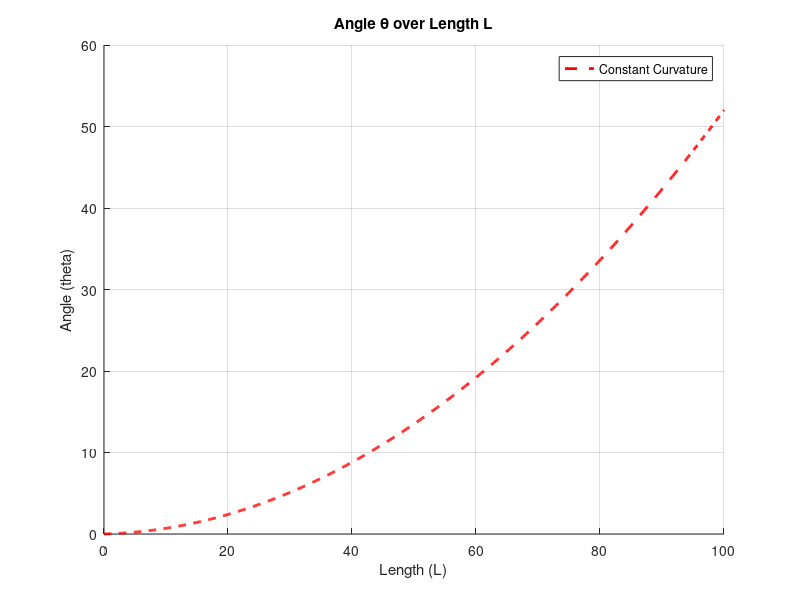

The MATLAB source for this figure:
% Define the initial angle theta0
theta0 = 0; % Example initial angle in radians

% Define the length of the trajectory L
L = 100; % Example length

% Define the curvature function k(s)
% For a constant curvature rate:
k0 = 0.02; % Example constant curvature rate

% For a non-constant curvature rate, uncomment the following and comment out k0
k = @(s) k0 + 0.01 * s; % Example function of s

% Define the length of the trajectory
s = linspace(0, L, 1000); % Create an array of points from 0 to L

% Calculate the angle theta along the length for constant curvature
% theta_constant = theta0 + k0 * s;

% For non-constant curvature, use array integration
% Uncomment the following for non-constant curvature
theta_nonconstant = arrayfun(@(x) integral(k, 0, x), s);
theta_nonconstant = theta0 + theta_nonconstant;

% Plot the results
figure;
hold on;
% plot(s, theta_constant, 'b', 'LineWidth', 2);
% Uncomment the following for non-constant curvature
plot(s, theta_nonconstant, 'r--', 'LineWidth', 2);

xlabel('Length (L)');
ylabel('Angle (theta)');
title('Angle \theta over Length L');
% legend('Constant Curvature', 'Location', 'best');
% Uncomment the following for non-constant curvature
legend('Constant Curvature', 'Non-Constant Curvature', 'Location', 'best');
grid on;
hold off;

